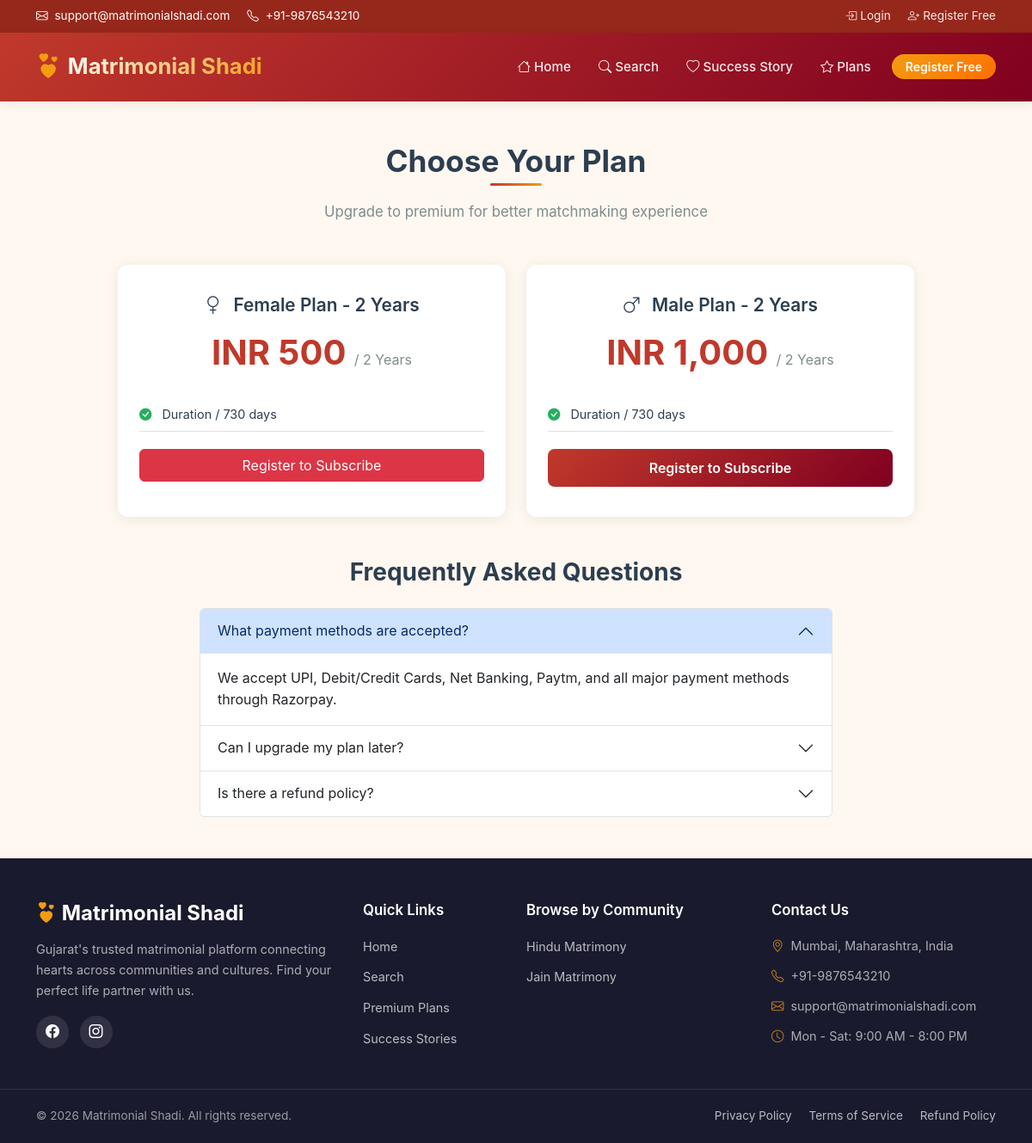
/subscription.php, run on the app's committed database.
### tables this page shows
CREATE TABLE IF NOT EXISTS plans (
    id INT AUTO_INCREMENT PRIMARY KEY,
    name VARCHAR(50) NOT NULL,
    price DECIMAL(10, 2) NOT NULL,
    duration_days INT NOT NULL,
    features TEXT COMMENT 'JSON array of features',
    max_contacts INT DEFAULT 0 COMMENT 'Max contact views per day',
    max_messages INT DEFAULT 0 COMMENT 'Max messages per day',
    is_active TINYINT(1) DEFAULT 1,
    created_at TIMESTAMP DEFAULT CURRENT_TIMESTAMP
);

### includes/functions.php (called while the page is built, shortened)
<?php
function sanitize($data) {
    $data = trim($data);
    $data = stripslashes($data);
    $data = htmlspecialchars($data, ENT_QUOTES, 'UTF-8');
    return $data;
}
function isLoggedIn() {
    return isset($_SESSION['user_id']) && !empty($_SESSION['user_id']);
}

### subscription.php (the view, shortened to what this page needs)
<?php
require_once __DIR__ . '/includes/functions.php';
$pdo = getDBConnection();
$plans = [];
try {
    $stmt = $pdo->query("SELECT * FROM plans WHERE is_active = 1 ORDER BY price ASC");
    $plans = $stmt->fetchAll();
} catch (Exception $e) {}
require_once __DIR__ . '/includes/header.php';
?>
<section class="py-5 bg-warm">
    <div class="container">
        <div class="section-header text-center mb-5">
            <h2 class="section-title">Choose Your Plan</h2>
            <p class="section-subtitle">Upgrade to premium for better matchmaking experience</p>
        </div>
        <div class="row g-4 justify-content-center">
            <?php foreach ($plans as $index => $plan):
                $isMalePlan = stripos($plan['name'], 'Male') !== false && stripos($plan['name'], 'Female') === false;
                $cardColor = $isMalePlan ? 'primary' : 'danger';
            ?>
                <div class="col-lg-5 col-md-6">
                    <div class="plan-card">
                        <h4 class="plan-name">
                            <i class="bi <?= $isMalePlan ? 'bi-gender-male' : 'bi-gender-female' ?> me-2"></i>
                            <?= sanitize($plan['name']) ?>
                        </h4>
                        <div class="plan-price">
                            INR <?= number_format($plan['price']) ?>
                            <small>/ 2 Years</small>
                        </div>
                        <ul class="plan-features">
                            <li><i class="bi bi-check-circle-fill"></i> Duration / <?= $plan['duration_days'] ?> days</li>
                        </ul>
                        <?php if (isLoggedIn()): ?>
                            <button class="btn btn-<?= $cardColor ?> w-100"
                                    onclick="initiatePayment(<?= $plan['id'] ?>, <?= $plan['price'] ?>, '<?= sanitize($plan['name']) ?>')">
                                Choose Plan
                            </button>
                        <?php else: ?>
                            <a href="<?= SITE_URL ?>/register.php" class="btn btn-<?= $cardColor ?> w-100">
                                Register to Subscribe
                            </a>
                        <?php endif; ?>
                    </div>
                </div>
            <?php endforeach; ?>
        </div>
        <div class="row justify-content-center mt-5">
            <div class="col-lg-8">
                <h3 class="text-center mb-4">Frequently Asked Questions</h3>
                <div class="accordion" id="faqAccordion">
                    <div class="accordion-item">
                        <h2 class="accordion-header">
                            <button class="accordion-button" type="button" data-bs-toggle="collapse" data-bs-target="#faq1">
                                What payment methods are accepted?
                            </button>
                        </h2>
                        <div id="faq1" class="accordion-collapse collapse show" data-bs-parent="#faqAccordion">
                            <div class="accordion-body">
                                We accept UPI, Debit/Credit Cards, Net Banking, Paytm, and all major payment methods through Razorpay.
                            </div>
                        </div>
                    </div>
                    <div class="accordion-item">
                        <h2 class="accordion-header">
                            <button class="accordion-button collapsed" type="button" data-bs-toggle="collapse" data-bs-target="#faq2">
                                Can I upgrade my plan later?
                            </button>
                        </h2>
                    </div>
                    <div class="accordion-item">
                        <h2 class="accordion-header">
                            <button class="accordion-button collapsed" type="button" data-bs-toggle="collapse" data-bs-target="#faq3">
                                Is there a refund policy?
                            </button>
                        </h2>
                    </div>
                </div>
            </div>
        </div>
    </div>
</section>
<?php require_once __DIR__ . '/includes/footer.php'; ?>

### assets/css/style.css (style rules this page uses)
:root { --primary: #c0392b; --primary-dark: #96281b; --primary-light: #e74c3c; --accent: #f39c12; --accent-dark: #d68910; --gold: #d4a017; --maroon: #800020; --cream: #fdf5e6; --saffron: #ff6f00; --text-dark: #2c3e50; --text-muted: #7f8c8d; --bg-light: #f8f9fa; --bg-warm: #fff8f0; --white: #ffffff; --border: #e0e0e0; --shadow: 0 2px 15px rgba(0,0,0,0.08); --shadow-lg: 0 5px 30px rgba(0,0,0,0.12); --radius: 12px; --radius-sm: 8px; --transition: all 0.3s ease; --font-primary: -apple-system, BlinkMacSystemFont, 'SF Pro Text', 'SF Pro Display', 'Helvetica Neue', Helvetica, Arial, sans-serif; --font-heading: -apple-system, BlinkMacSystemFont, 'SF Pro Display', 'SF Pro Text', 'Helvetica Neue', Helvetica, Arial, sans-serif; }
* { margin: 0; padding: 0; box-sizing: border-box; }
body { font-family: var(--font-primary); color: var(--text-dark); background: var(--white); line-height: 1.6; overflow-x: hidden; }
h1, h2, h3, h4 { font-family: var(--font-heading); font-weight: 700; }
a { text-decoration: none; color: var(--primary); transition: var(--transition); }
.section-header { margin-bottom: 40px; }
.section-title { font-size: 2.2rem; color: var(--text-dark); position: relative; display: inline-block; margin-bottom: 10px; }
.section-title::after { content: ''; position: absolute; bottom: -8px; left: 50%; transform: translateX(-50%); width: 60px; height: 3px; background: linear-gradient(to right, var(--primary), var(--accent)); border-radius: 3px; }
.section-subtitle { color: var(--text-muted); font-size: 1.05rem; margin-top: 15px; }
.plan-card { background: var(--white); border-radius: var(--radius); padding: 35px 25px; text-align: center; box-shadow: var(--shadow); transition: var(--transition); height: 100%; position: relative; overflow: hidden; }
.plan-name { font-size: 1.3rem; font-weight: 600; margin-bottom: 10px; }
.plan-price { font-size: 2.5rem; font-weight: 700; color: var(--primary); margin-bottom: 5px; }
.plan-price small { font-size: 1rem; font-weight: 400; color: var(--text-muted); }
.plan-features { list-style: none; padding: 0; margin: 20px 0; text-align: left; }
.plan-features li { padding: 8px 0; border-bottom: 1px solid var(--border); font-size: 0.9rem; }
.plan-features li i { color: #27ae60; margin-right: 8px; }
.btn-primary { background: linear-gradient(135deg, var(--primary) 0%, var(--maroon) 100%); border: none; font-weight: 600; border-radius: var(--radius-sm); padding: 10px 24px; transition: var(--transition); }
.bg-warm { background: var(--bg-warm); }

### data on the page
plans: name "Female Plan - 2 Years", price "500", duration_days "730"
plans: name "Male Plan - 2 Years", price "1,000", duration_days "730"

### other printed values
SITE_EMAIL "support@matrimonialshadi.com"
SITE_PHONE "+91-9876543210"
SITE_NAME "Matrimonial Shadi"
